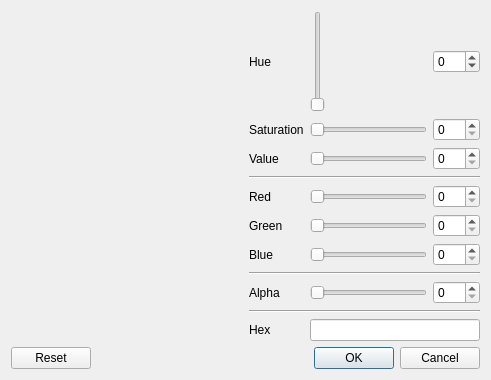
<?xml version="1.0" encoding="UTF-8"?>
<ui version="4.0">
 <class>ColorDialog</class>
 <widget class="QDialog" name="ColorDialog">
  <property name="geometry">
   <rect>
    <x>0</x>
    <y>0</y>
    <width>491</width>
    <height>380</height>
   </rect>
  </property>
  <property name="windowTitle">
   <string>Select Color</string>
  </property>
  <property name="windowIcon">
   <iconset theme="format-fill-color">
    <normaloff>.</normaloff>.</iconset>
  </property>
  <layout class="QVBoxLayout" name="verticalLayout_2">
   <item>
    <layout class="QHBoxLayout" name="horizontalLayout">
     <item>
      <layout class="QVBoxLayout" name="verticalLayout">
       <item>
        <widget class="color_widgets::ColorWheel" name="wheel" native="true">
         <property name="sizePolicy">
          <sizepolicy hsizetype="MinimumExpanding" vsizetype="MinimumExpanding">
           <horstretch>0</horstretch>
           <verstretch>0</verstretch>
          </sizepolicy>
         </property>
        </widget>
       </item>
       <item>
        <widget class="color_widgets::ColorPreview" name="preview" native="true"/>
       </item>
      </layout>
     </item>
     <item>
      <layout class="QGridLayout" name="gridLayout">
       <item row="2" column="1">
        <widget class="color_widgets::GradientSlider" name="slide_value">
         <property name="maximum">
          <number>255</number>
         </property>
         <property name="orientation">
          <enum>Qt::Horizontal</enum>
         </property>
        </widget>
       </item>
       <item row="1" column="0">
        <widget class="QLabel" name="label_7">
         <property name="text">
          <string>Saturation</string>
         </property>
        </widget>
       </item>
       <item row="0" column="0">
        <widget class="QLabel" name="label_6">
         <property name="text">
          <string>Hue</string>
         </property>
        </widget>
       </item>
       <item row="1" column="1">
        <widget class="color_widgets::GradientSlider" name="slide_saturation">
         <property name="maximum">
          <number>255</number>
         </property>
         <property name="orientation">
          <enum>Qt::Horizontal</enum>
         </property>
        </widget>
       </item>
       <item row="10" column="0">
        <widget class="QLabel" name="label_8">
         <property name="text">
          <string>Hex</string>
         </property>
        </widget>
       </item>
       <item row="6" column="0">
        <widget class="QLabel" name="label_3">
         <property name="text">
          <string>Blue</string>
         </property>
        </widget>
       </item>
       <item row="8" column="1">
        <widget class="color_widgets::GradientSlider" name="slide_alpha">
         <property name="maximum">
          <number>255</number>
         </property>
         <property name="orientation">
          <enum>Qt::Horizontal</enum>
         </property>
        </widget>
       </item>
       <item row="4" column="1">
        <widget class="color_widgets::GradientSlider" name="slide_red">
         <property name="maximum">
          <number>255</number>
         </property>
         <property name="orientation">
          <enum>Qt::Horizontal</enum>
         </property>
        </widget>
       </item>
       <item row="5" column="1">
        <widget class="color_widgets::GradientSlider" name="slide_green">
         <property name="maximum">
          <number>255</number>
         </property>
         <property name="orientation">
          <enum>Qt::Horizontal</enum>
         </property>
        </widget>
       </item>
       <item row="2" column="0">
        <widget class="QLabel" name="label_5">
         <property name="text">
          <string>Value</string>
         </property>
        </widget>
       </item>
       <item row="5" column="0">
        <widget class="QLabel" name="label_2">
         <property name="text">
          <string>Green</string>
         </property>
        </widget>
       </item>
       <item row="8" column="0">
        <widget class="QLabel" name="label_alpha">
         <property name="text">
          <string>Alpha</string>
         </property>
        </widget>
       </item>
       <item row="4" column="0">
        <widget class="QLabel" name="label">
         <property name="text">
          <string>Red</string>
         </property>
        </widget>
       </item>
       <item row="6" column="1">
        <widget class="color_widgets::GradientSlider" name="slide_blue">
         <property name="maximum">
          <number>255</number>
         </property>
         <property name="orientation">
          <enum>Qt::Horizontal</enum>
         </property>
        </widget>
       </item>
       <item row="0" column="2">
        <widget class="QSpinBox" name="spin_hue">
         <property name="wrapping">
          <bool>true</bool>
         </property>
         <property name="maximum">
          <number>359</number>
         </property>
        </widget>
       </item>
       <item row="1" column="2">
        <widget class="QSpinBox" name="spin_saturation">
         <property name="maximum">
          <number>255</number>
         </property>
        </widget>
       </item>
       <item row="2" column="2">
        <widget class="QSpinBox" name="spin_value">
         <property name="maximum">
          <number>255</number>
         </property>
        </widget>
       </item>
       <item row="4" column="2">
        <widget class="QSpinBox" name="spin_red">
         <property name="maximum">
          <number>255</number>
         </property>
        </widget>
       </item>
       <item row="5" column="2">
        <widget class="QSpinBox" name="spin_green">
         <property name="maximum">
          <number>255</number>
         </property>
        </widget>
       </item>
       <item row="6" column="2">
        <widget class="QSpinBox" name="spin_blue">
         <property name="maximum">
          <number>255</number>
         </property>
        </widget>
       </item>
       <item row="8" column="2">
        <widget class="QSpinBox" name="spin_alpha">
         <property name="maximum">
          <number>255</number>
         </property>
        </widget>
       </item>
       <item row="7" column="0" colspan="3">
        <widget class="Line" name="line_alpha">
         <property name="orientation">
          <enum>Qt::Horizontal</enum>
         </property>
        </widget>
       </item>
       <item row="3" column="0" colspan="3">
        <widget class="Line" name="line">
         <property name="orientation">
          <enum>Qt::Horizontal</enum>
         </property>
        </widget>
       </item>
       <item row="9" column="0" colspan="3">
        <widget class="Line" name="line_3">
         <property name="orientation">
          <enum>Qt::Horizontal</enum>
         </property>
        </widget>
       </item>
       <item row="0" column="1">
        <widget class="color_widgets::HueSlider" name="slide_hue">
         <property name="minimum">
          <number>0</number>
         </property>
         <property name="maximum">
          <number>359</number>
         </property>
        </widget>
       </item>
       <item row="10" column="1" colspan="2">
        <widget class="color_widgets::ColorLineEdit" name="edit_hex">
         <property name="font">
          <font>
           <family>Monospace</family>
          </font>
         </property>
         <property name="showAlpha" stdset="0">
          <bool>true</bool>
         </property>
        </widget>
       </item>
      </layout>
     </item>
    </layout>
   </item>
   <item>
    <widget class="QDialogButtonBox" name="buttonBox">
     <property name="standardButtons">
      <set>QDialogButtonBox::Cancel|QDialogButtonBox::Ok|QDialogButtonBox::Reset</set>
     </property>
     <property name="centerButtons">
      <bool>false</bool>
     </property>
    </widget>
   </item>
  </layout>
 </widget>
 <layoutdefault spacing="6" margin="11"/>
 <customwidgets>
  <customwidget>
   <class>color_widgets::ColorPreview</class>
   <extends>QWidget</extends>
   <header>QtColorWidgets/color_preview.hpp</header>
   <container>1</container>
  </customwidget>
  <customwidget>
   <class>color_widgets::ColorWheel</class>
   <extends>QWidget</extends>
   <header>QtColorWidgets/color_wheel.hpp</header>
   <container>1</container>
   <slots>
    <signal>colorSelected(QColor)</signal>
    <slot>setColor(QColor)</slot>
   </slots>
  </customwidget>
  <customwidget>
   <class>color_widgets::GradientSlider</class>
   <extends>QSlider</extends>
   <header>QtColorWidgets/gradient_slider.hpp</header>
  </customwidget>
  <customwidget>
   <class>color_widgets::HueSlider</class>
   <extends>color_widgets::GradientSlider</extends>
   <header>QtColorWidgets/hue_slider.hpp</header>
  </customwidget>
  <customwidget>
   <class>color_widgets::ColorLineEdit</class>
   <extends>QLineEdit</extends>
   <header>QtColorWidgets/color_line_edit.hpp</header>
  </customwidget>
 </customwidgets>
 <resources/>
 <connections>
  <connection>
   <sender>slide_saturation</sender>
   <signal>valueChanged(int)</signal>
   <receiver>ColorDialog</receiver>
   <slot>set_hsv()</slot>
   <hints>
    <hint type="sourcelabel">
     <x>416</x>
     <y>71</y>
    </hint>
    <hint type="destinationlabel">
     <x>537</x>
     <y>54</y>
    </hint>
   </hints>
  </connection>
  <connection>
   <sender>slide_value</sender>
   <signal>valueChanged(int)</signal>
   <receiver>ColorDialog</receiver>
   <slot>set_hsv()</slot>
   <hints>
    <hint type="sourcelabel">
     <x>416</x>
     <y>109</y>
    </hint>
    <hint type="destinationlabel">
     <x>537</x>
     <y>88</y>
    </hint>
   </hints>
  </connection>
  <connection>
   <sender>slide_red</sender>
   <signal>valueChanged(int)</signal>
   <receiver>ColorDialog</receiver>
   <slot>set_rgb()</slot>
   <hints>
    <hint type="sourcelabel">
     <x>416</x>
     <y>156</y>
    </hint>
    <hint type="destinationlabel">
     <x>557</x>
     <y>142</y>
    </hint>
   </hints>
  </connection>
  <connection>
   <sender>slide_green</sender>
   <signal>valueChanged(int)</signal>
   <receiver>ColorDialog</receiver>
   <slot>set_rgb()</slot>
   <hints>
    <hint type="sourcelabel">
     <x>416</x>
     <y>194</y>
    </hint>
    <hint type="destinationlabel">
     <x>538</x>
     <y>166</y>
    </hint>
   </hints>
  </connection>
  <connection>
   <sender>slide_blue</sender>
   <signal>valueChanged(int)</signal>
   <receiver>ColorDialog</receiver>
   <slot>set_rgb()</slot>
   <hints>
    <hint type="sourcelabel">
     <x>416</x>
     <y>232</y>
    </hint>
    <hint type="destinationlabel">
     <x>537</x>
     <y>205</y>
    </hint>
   </hints>
  </connection>
  <connection>
   <sender>slide_alpha</sender>
   <signal>valueChanged(int)</signal>
   <receiver>ColorDialog</receiver>
   <slot>set_alpha()</slot>
   <hints>
    <hint type="sourcelabel">
     <x>416</x>
     <y>279</y>
    </hint>
    <hint type="destinationlabel">
     <x>531</x>
     <y>251</y>
    </hint>
   </hints>
  </connection>
  <connection>
   <sender>wheel</sender>
   <signal>colorSelected(QColor)</signal>
   <receiver>ColorDialog</receiver>
   <slot>setColorInternal(QColor)</slot>
   <hints>
    <hint type="sourcelabel">
     <x>175</x>
     <y>101</y>
    </hint>
    <hint type="destinationlabel">
     <x>568</x>
     <y>106</y>
    </hint>
   </hints>
  </connection>
  <connection>
   <sender>slide_saturation</sender>
   <signal>valueChanged(int)</signal>
   <receiver>spin_saturation</receiver>
   <slot>setValue(int)</slot>
   <hints>
    <hint type="sourcelabel">
     <x>416</x>
     <y>71</y>
    </hint>
    <hint type="destinationlabel">
     <x>480</x>
     <y>62</y>
    </hint>
   </hints>
  </connection>
  <connection>
   <sender>spin_saturation</sender>
   <signal>valueChanged(int)</signal>
   <receiver>slide_saturation</receiver>
   <slot>setValue(int)</slot>
   <hints>
    <hint type="sourcelabel">
     <x>461</x>
     <y>55</y>
    </hint>
    <hint type="destinationlabel">
     <x>416</x>
     <y>71</y>
    </hint>
   </hints>
  </connection>
  <connection>
   <sender>slide_value</sender>
   <signal>valueChanged(int)</signal>
   <receiver>spin_value</receiver>
   <slot>setValue(int)</slot>
   <hints>
    <hint type="sourcelabel">
     <x>416</x>
     <y>109</y>
    </hint>
    <hint type="destinationlabel">
     <x>480</x>
     <y>91</y>
    </hint>
   </hints>
  </connection>
  <connection>
   <sender>spin_value</sender>
   <signal>valueChanged(int)</signal>
   <receiver>slide_value</receiver>
   <slot>setValue(int)</slot>
   <hints>
    <hint type="sourcelabel">
     <x>480</x>
     <y>91</y>
    </hint>
    <hint type="destinationlabel">
     <x>416</x>
     <y>109</y>
    </hint>
   </hints>
  </connection>
  <connection>
   <sender>slide_red</sender>
   <signal>valueChanged(int)</signal>
   <receiver>spin_red</receiver>
   <slot>setValue(int)</slot>
   <hints>
    <hint type="sourcelabel">
     <x>416</x>
     <y>156</y>
    </hint>
    <hint type="destinationlabel">
     <x>482</x>
     <y>162</y>
    </hint>
   </hints>
  </connection>
  <connection>
   <sender>spin_red</sender>
   <signal>valueChanged(int)</signal>
   <receiver>slide_red</receiver>
   <slot>setValue(int)</slot>
   <hints>
    <hint type="sourcelabel">
     <x>482</x>
     <y>162</y>
    </hint>
    <hint type="destinationlabel">
     <x>416</x>
     <y>156</y>
    </hint>
   </hints>
  </connection>
  <connection>
   <sender>slide_green</sender>
   <signal>valueChanged(int)</signal>
   <receiver>spin_green</receiver>
   <slot>setValue(int)</slot>
   <hints>
    <hint type="sourcelabel">
     <x>416</x>
     <y>194</y>
    </hint>
    <hint type="destinationlabel">
     <x>482</x>
     <y>200</y>
    </hint>
   </hints>
  </connection>
  <connection>
   <sender>spin_green</sender>
   <signal>valueChanged(int)</signal>
   <receiver>slide_green</receiver>
   <slot>setValue(int)</slot>
   <hints>
    <hint type="sourcelabel">
     <x>482</x>
     <y>200</y>
    </hint>
    <hint type="destinationlabel">
     <x>416</x>
     <y>194</y>
    </hint>
   </hints>
  </connection>
  <connection>
   <sender>slide_alpha</sender>
   <signal>valueChanged(int)</signal>
   <receiver>spin_alpha</receiver>
   <slot>setValue(int)</slot>
   <hints>
    <hint type="sourcelabel">
     <x>416</x>
     <y>279</y>
    </hint>
    <hint type="destinationlabel">
     <x>482</x>
     <y>285</y>
    </hint>
   </hints>
  </connection>
  <connection>
   <sender>spin_alpha</sender>
   <signal>valueChanged(int)</signal>
   <receiver>slide_alpha</receiver>
   <slot>setValue(int)</slot>
   <hints>
    <hint type="sourcelabel">
     <x>482</x>
     <y>285</y>
    </hint>
    <hint type="destinationlabel">
     <x>416</x>
     <y>279</y>
    </hint>
   </hints>
  </connection>
  <connection>
   <sender>slide_blue</sender>
   <signal>valueChanged(int)</signal>
   <receiver>spin_blue</receiver>
   <slot>setValue(int)</slot>
   <hints>
    <hint type="sourcelabel">
     <x>416</x>
     <y>232</y>
    </hint>
    <hint type="destinationlabel">
     <x>482</x>
     <y>238</y>
    </hint>
   </hints>
  </connection>
  <connection>
   <sender>spin_blue</sender>
   <signal>valueChanged(int)</signal>
   <receiver>slide_blue</receiver>
   <slot>setValue(int)</slot>
   <hints>
    <hint type="sourcelabel">
     <x>482</x>
     <y>238</y>
    </hint>
    <hint type="destinationlabel">
     <x>416</x>
     <y>232</y>
    </hint>
   </hints>
  </connection>
  <connection>
   <sender>slide_hue</sender>
   <signal>valueChanged(int)</signal>
   <receiver>spin_hue</receiver>
   <slot>setValue(int)</slot>
   <hints>
    <hint type="sourcelabel">
     <x>405</x>
     <y>20</y>
    </hint>
    <hint type="destinationlabel">
     <x>462</x>
     <y>26</y>
    </hint>
   </hints>
  </connection>
  <connection>
   <sender>spin_hue</sender>
   <signal>valueChanged(int)</signal>
   <receiver>slide_hue</receiver>
   <slot>setValue(int)</slot>
   <hints>
    <hint type="sourcelabel">
     <x>448</x>
     <y>18</y>
    </hint>
    <hint type="destinationlabel">
     <x>388</x>
     <y>24</y>
    </hint>
   </hints>
  </connection>
  <connection>
   <sender>slide_hue</sender>
   <signal>valueChanged(int)</signal>
   <receiver>ColorDialog</receiver>
   <slot>set_hsv()</slot>
   <hints>
    <hint type="sourcelabel">
     <x>361</x>
     <y>17</y>
    </hint>
    <hint type="destinationlabel">
     <x>363</x>
     <y>8</y>
    </hint>
   </hints>
  </connection>
  <connection>
   <sender>buttonBox</sender>
   <signal>accepted()</signal>
   <receiver>ColorDialog</receiver>
   <slot>accept()</slot>
   <hints>
    <hint type="sourcelabel">
     <x>250</x>
     <y>373</y>
    </hint>
    <hint type="destinationlabel">
     <x>430</x>
     <y>267</y>
    </hint>
   </hints>
  </connection>
  <connection>
   <sender>buttonBox</sender>
   <signal>rejected()</signal>
   <receiver>ColorDialog</receiver>
   <slot>reject()</slot>
   <hints>
    <hint type="sourcelabel">
     <x>183</x>
     <y>373</y>
    </hint>
    <hint type="destinationlabel">
     <x>294</x>
     <y>323</y>
    </hint>
   </hints>
  </connection>
 </connections>
 <slots>
  <signal>colorChanged(QColor)</signal>
  <slot>set_rgb()</slot>
  <slot>set_hsv()</slot>
  <slot>setColor(QColor)</slot>
  <slot>setColorInternal(QColor)</slot>
  <slot>set_alpha()</slot>
 </slots>
</ui>
